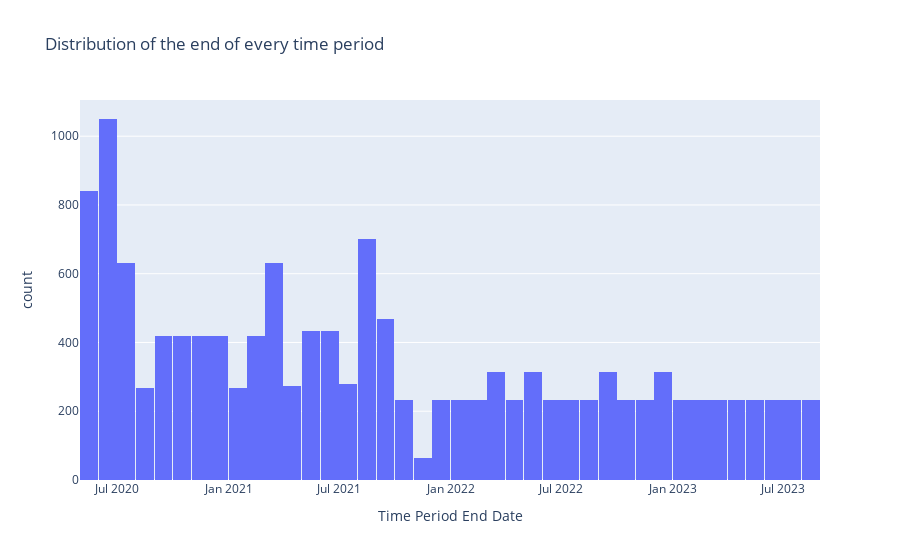

Notebook source saved alongside this figure:
### Code cell
#Distribution of the end of every time period
# Count the occurrences of when  each time period ended
fig_time_end = px.histogram(df, x="Time Period End Date", 
                             title="Distribution of the end of every time period")

fig_time_end.show()

### Figure 1 — Plotly figure (JSON) as saved in the notebook; plotly's stock layout.template omitted (floating-point values rounded to 4 significant figures; data arrays with more than 128 entries replaced by an {"elided": "..."} marker saying what was removed)
{"data": [{"alignmentgroup": "True", "bingroup": "x", "hovertemplate": "Time Period End Date=%{x}<br>count=%{y}<extra></extra>", "legendgroup": "", "marker": {"color": "#636efa", "pattern": {"shape": ""}}, "name": "", "offsetgroup": "", "orientation": "v", "showlegend": false, "type": "histogram", "x": {"elided": "13905 str values"}, "xaxis": "x", "yaxis": "y"}], "layout": {"barmode": "relative", "legend": {"tracegroupgap": 0}, "title": {"text": "Distribution of the end of every time period"}, "xaxis": {"anchor": "y", "domain": [0, 1], "title": {"text": "Time Period End Date"}}, "yaxis": {"anchor": "x", "domain": [0, 1], "title": {"text": "count"}}}}
